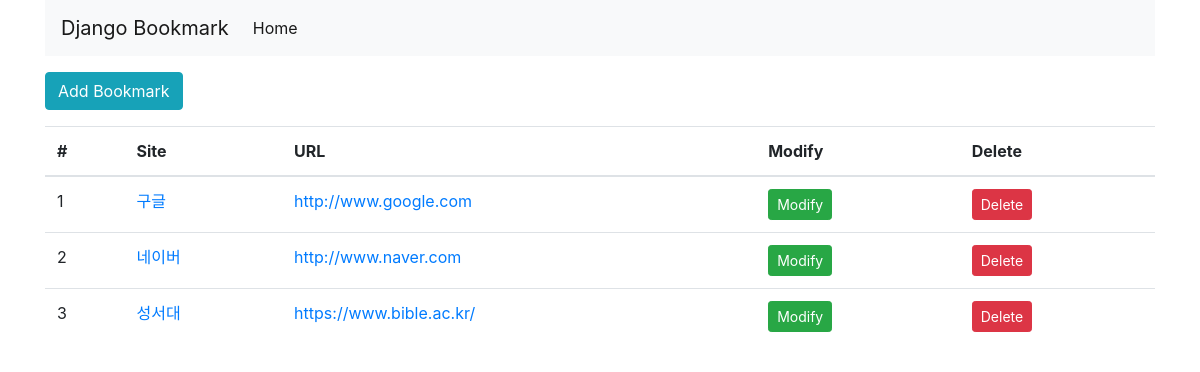
Before: /bookmark/ with the older database file.
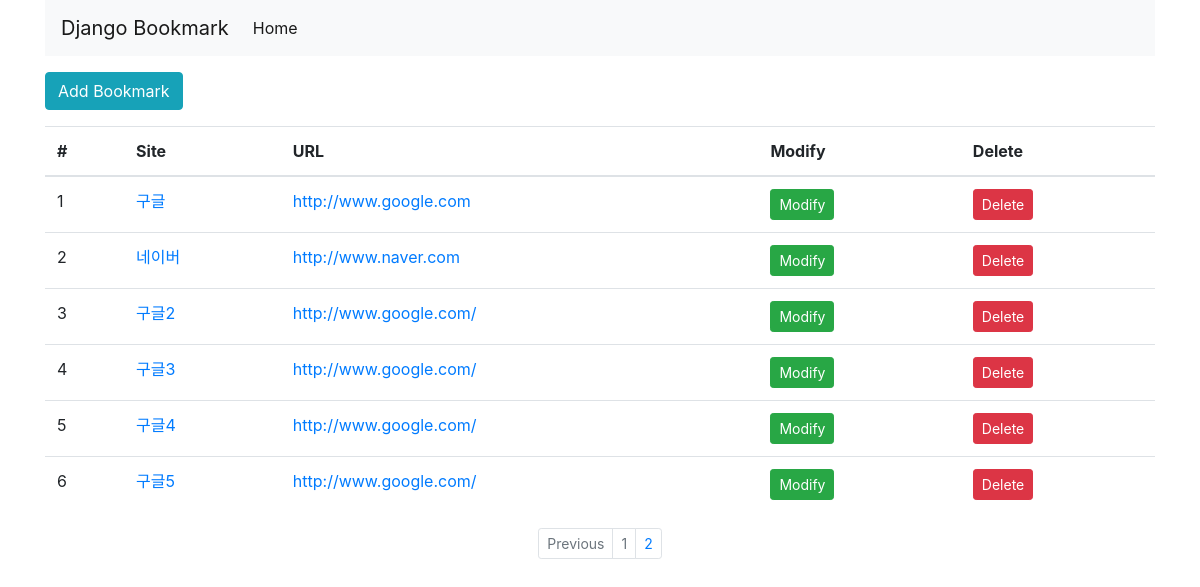
After: the same page with the newer database file.
### bookmark/models.py (models this page shows, shortened)
class Bookmark(models.Model):
    site_name = models.CharField(max_length=100)
    url = models.URLField('Site URL')

### bookmark/views.py (the view)
# urls.py: path('', BookmarkListView.as_view(), name='list'),
class BookmarkListView(ListView):
    model = Bookmark
    paginate_by = 6

### bookmark/templates/bookmark/bookmark_list.html (shortened to what this page needs)
{% extends 'base.html' %}
{% block content %}
<div class="btn-group">
        <a href="{% url 'add' %}" class="btn btn-info">Add Bookmark</a>
    </div>
    <table class="table">
        <thead>
            <tr>
                <th scope="col">#</th>
                <th scope="col">Site</th>
                <th scope="col">URL</th>
                <th scope="col">Modify</th>
                <th scope="col">Delete</th>
            </tr>
        </thead>
        <tbody>
            {% for bookmark in object_list %}
                <tr>
                    <td>{{forloop.counter}}</td>
                    <td><a href="{% url 'detail' pk=bookmark.id %}">{{bookmark.site_name}}</a></td>
                    <td><a href="{{bookmark.url}}" target="_blank">{{bookmark.url}}</a></td>
                    <td><a href="{% url 'update' pk=bookmark.id %}" class="btn btn-success btn-sm">Modify</a></td>
                    <td><a href="{% url 'delete' pk=bookmark.id %}" class="btn btn-danger btn-sm">Delete</a></td>
                </tr>
            {% endfor %}
        </tbody>
    </table>
{% endblock %}
{% block pagination %}
    {% if is_paginated %}
        <ul class="pagination justify-content-center pagination-sm">
            {% if page_obj.has_previous %}
                <li class="page-item">
                    <a class="page-link" href="{% url 'list' %}?page={{ page_obj.previous_page_number }}" tabindex="-1">Previous</a>
                </li>
                {% else %}
                <li class="page-item disabled">
                    <a class="page-link" href="#" tabindex="-1">Previous</a>
                </li>
                {% endif %}
                {% for object in page_obj.paginator.page_range %}
                    <li class="page-item {% if page_obj.number == forloop.counter %} disabled{% endif %}">
                        <a class="page-link" href="{{ request.path }}?page={{ forloop.counter }}">{{ forloop.counter }}</a>
                    </li>
                {% endfor %}
        </ul>
    {% endif %}
{% endblock %}

### templates/base.html (shortened to what this page needs)
<!DOCTYPE html>
<html lang="en">
<head>
    <link rel="stylesheet" href="https://stackpath.bootstrapcdn.com/bootstrap/4.4.1/css/bootstrap.min.css">
</head>
<body>
    <div class="container">
        <nav class="navbar navbar-expand-lg navbar-light bg-light">
            <a class="navbar-brand" href="#">Django Bookmark</a>
            <div class="collapse navbar-collapse" id="navbarSupportedContent">
                <ul class="navbar-nav mr-auto">
                    <li class="nav-item active">
                        <a class="nav-link" href="#">Home <span class="sr-only">(current)</span></a>
                    </li>
                </ul>
            </div>
        </nav>
        <div class="row">
            <div class="col">
                {% block content %}
                {% endblock %}
                {% block pagination %}
                {% endblock %}
            </div>
        </div>
    </div>
</body>
</html>

Changed rows visible on the page:
removed Bookmark: site_name "성서대", url "https://www.bible.ac.kr/"
added Bookmark: site_name "구글2", url "http://www.google.com/"
added Bookmark: site_name "구글3", url "http://www.google.com/"
added Bookmark: site_name "구글4", url "http://www.google.com/"
added Bookmark: site_name "구글5", url "http://www.google.com/"
Other visible differences:
text now shown: "Previous"
new list line: "1"
new list line: "2"
